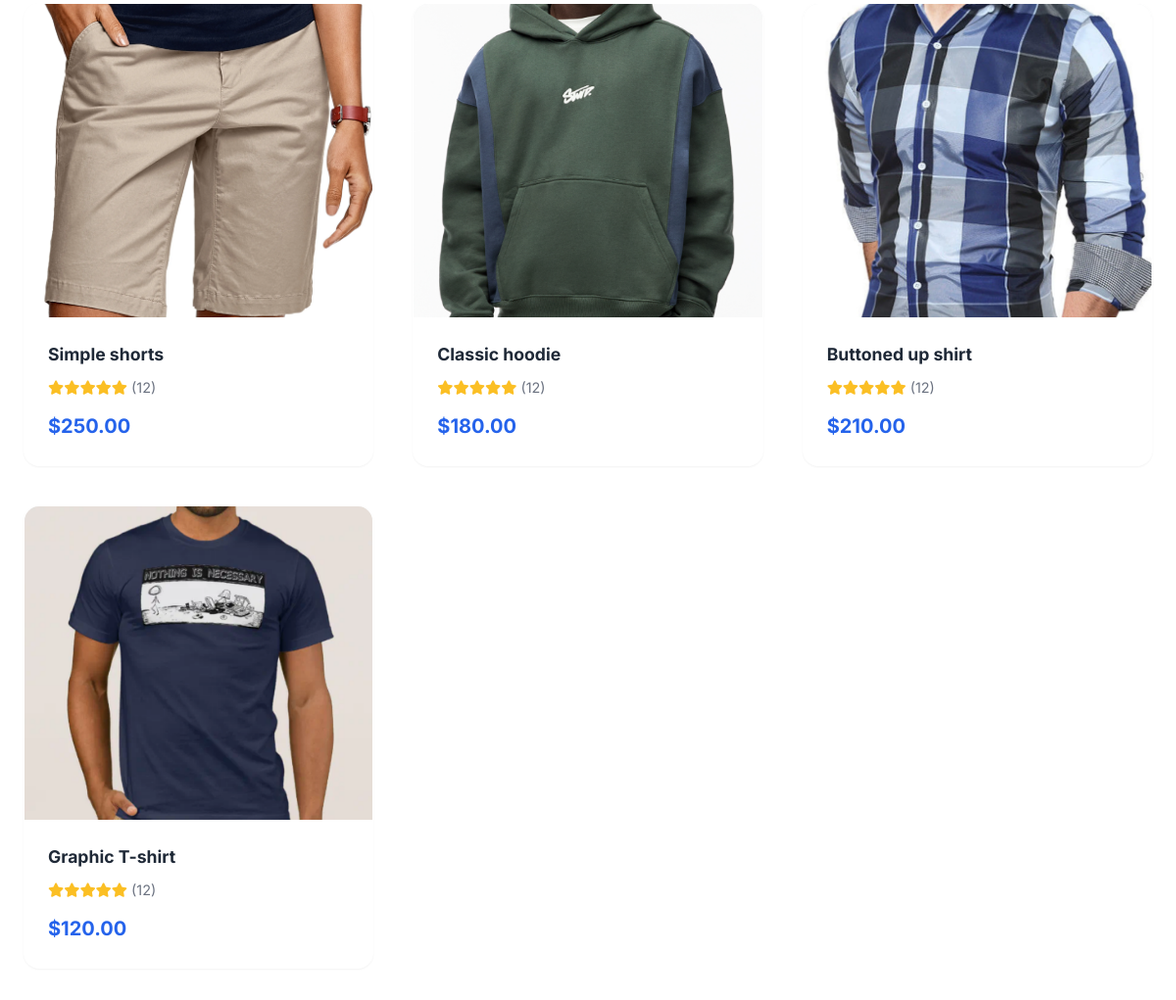
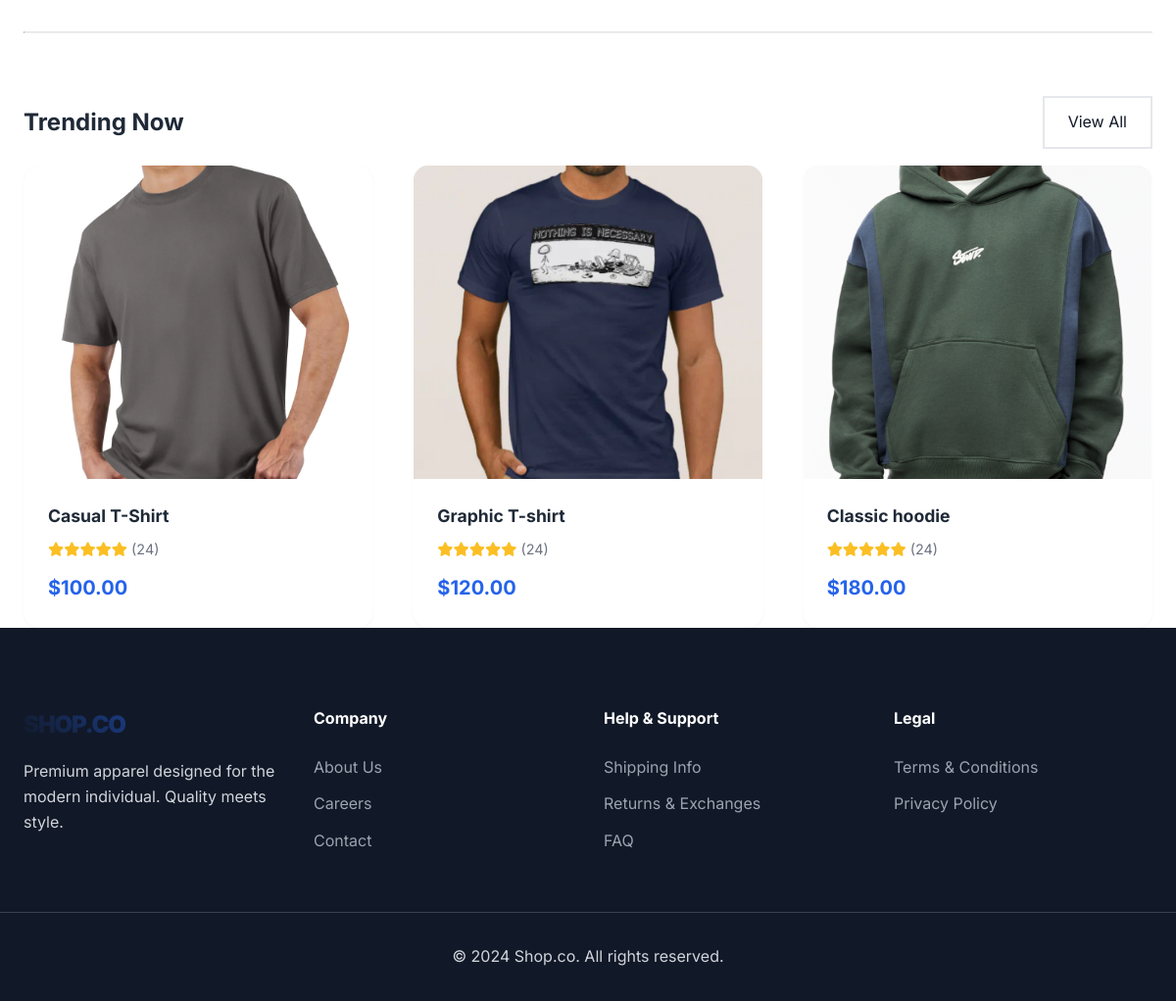
The app's page / (lower part), older data (2 pictures, top to bottom).
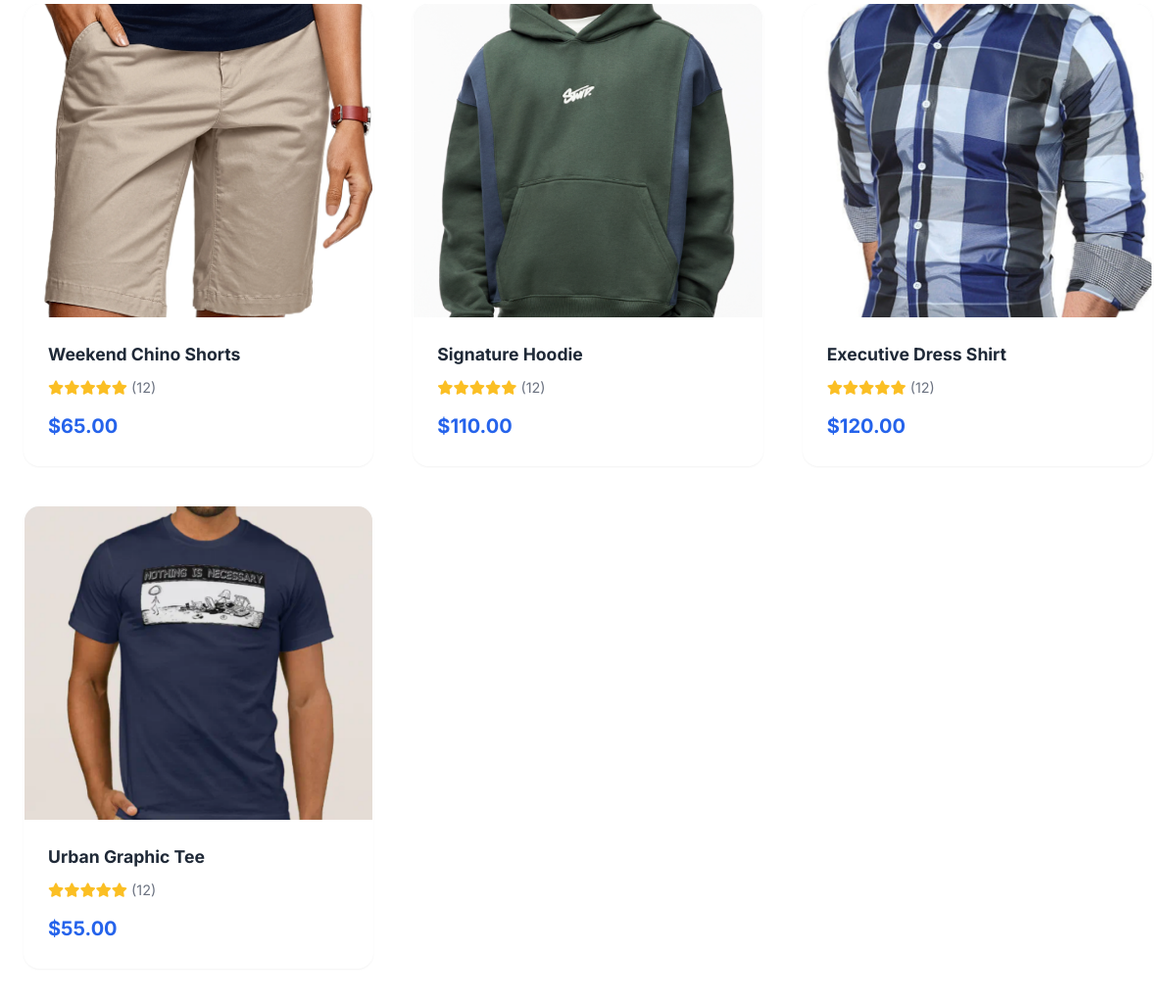
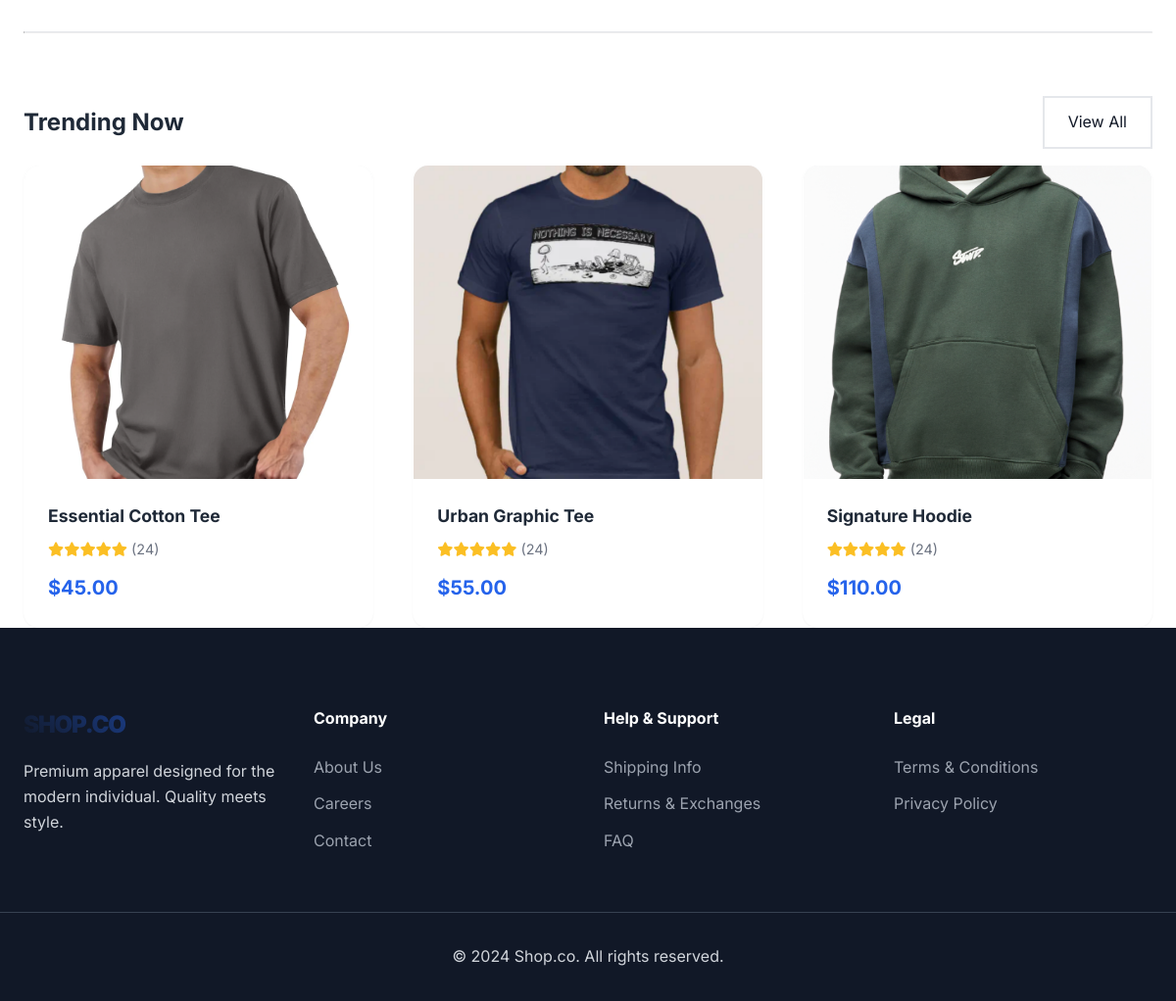
The same page, newer data (2 pictures, top to bottom).
### app.py (models this page shows, shortened)
class Product(db.Model):
    id = db.Column(db.Integer, primary_key=True)
    title = db.Column(db.String(100), nullable=False)
    cost = db.Column(db.Float, nullable=False)
    image = db.Column(db.String(100), nullable=False)
    category = db.Column(db.String(50), nullable=False)
    description = db.Column(db.Text, nullable=True)
    is_popular = db.Column(db.Boolean, default=False)
    reviews = db.relationship('Review', backref='product', lazy=True)

### app.py (the view)
@app.route('/')
def home():
    trending = Product.query.filter_by(is_popular=True).limit(4).all()
    new_arrivals = Product.query.order_by(Product.id.desc()).limit(4).all()
    return render_template('index.html', trending=trending, new_arrivals=new_arrivals)

### app.py (called while the page is built)
@app.context_processor
def inject_context():
    cart = session.get('cart', [])
    cart_length = sum(item.get('quantity', 0) for item in cart)
    return dict(cart_length=cart_length)

### templates/index.html (shortened to what this page needs)
{% extends "base.html" %}
{% block content %}
<div class="container">
    <div class="product-grid mb-5">
        {% for product in new_arrivals %}
        <a href="{{ url_for('product_details', product_id=product.id) }}" class="card">
            <div class="card-img-wrapper">
                <img src="{{ url_for('static', filename='images/' ~ product.image) }}" alt="{{ product.title }}" class="card-img">
            </div>
            <div class="card-body">
                <h3 class="card-title">{{ product.title }}</h3>
                <div class="rating-stars">
                    {% for i in range(5) %}<i class="fas fa-star"></i>{% endfor %} <span class="text-muted text-sm">(12)</span>
                </div>
                <p class="card-price">${{ "%.2f"|format(product.cost) }}</p>
            </div>
        </a>
        {% endfor %}
    </div>
    <hr class="border-color my-5" style="border-top: 1px solid var(--border-color); margin: 4rem 0;">
    <div class="flex justify-between items-center mb-4">
        <h2 class="font-bold text-2xl">Trending Now</h2>
        <a href="{{ url_for('popular') }}" class="btn-outline">View All</a>
    </div>
    <div class="product-grid mb-5">
        {% for product in trending %}
        <a href="{{ url_for('product_details', product_id=product.id) }}" class="card">
            <div class="card-img-wrapper">
                <img src="{{ url_for('static', filename='images/' ~ product.image) }}" alt="{{ product.title }}" class="card-img">
            </div>
            <div class="card-body">
                <h3 class="card-title">{{ product.title }}</h3>
                <div class="rating-stars">
                    {% for i in range(5) %}<i class="fas fa-star"></i>{% endfor %} <span class="text-muted text-sm">(24)</span>
                </div>
                <p class="card-price">${{ "%.2f"|format(product.cost) }}</p>
            </div>
        </a>
        {% endfor %}
    </div>
</div>
{% endblock %}

Row changes from the older to the newer data that the page shows:
changed Product: title "Simple shorts" → "Weekend Chino Shorts"; cost "250.00" → "65.00"
changed Product: title "Classic hoodie" → "Signature Hoodie"; cost "180.00" → "110.00"
changed Product: title "Buttoned up shirt" → "Executive Dress Shirt"; cost "210.00" → "120.00"
changed Product: title "Graphic T-shirt" → "Urban Graphic Tee"; cost "120.00" → "55.00"
changed Product: title "Casual T-Shirt" → "Essential Cotton Tee"; cost "100.00" → "45.00"
